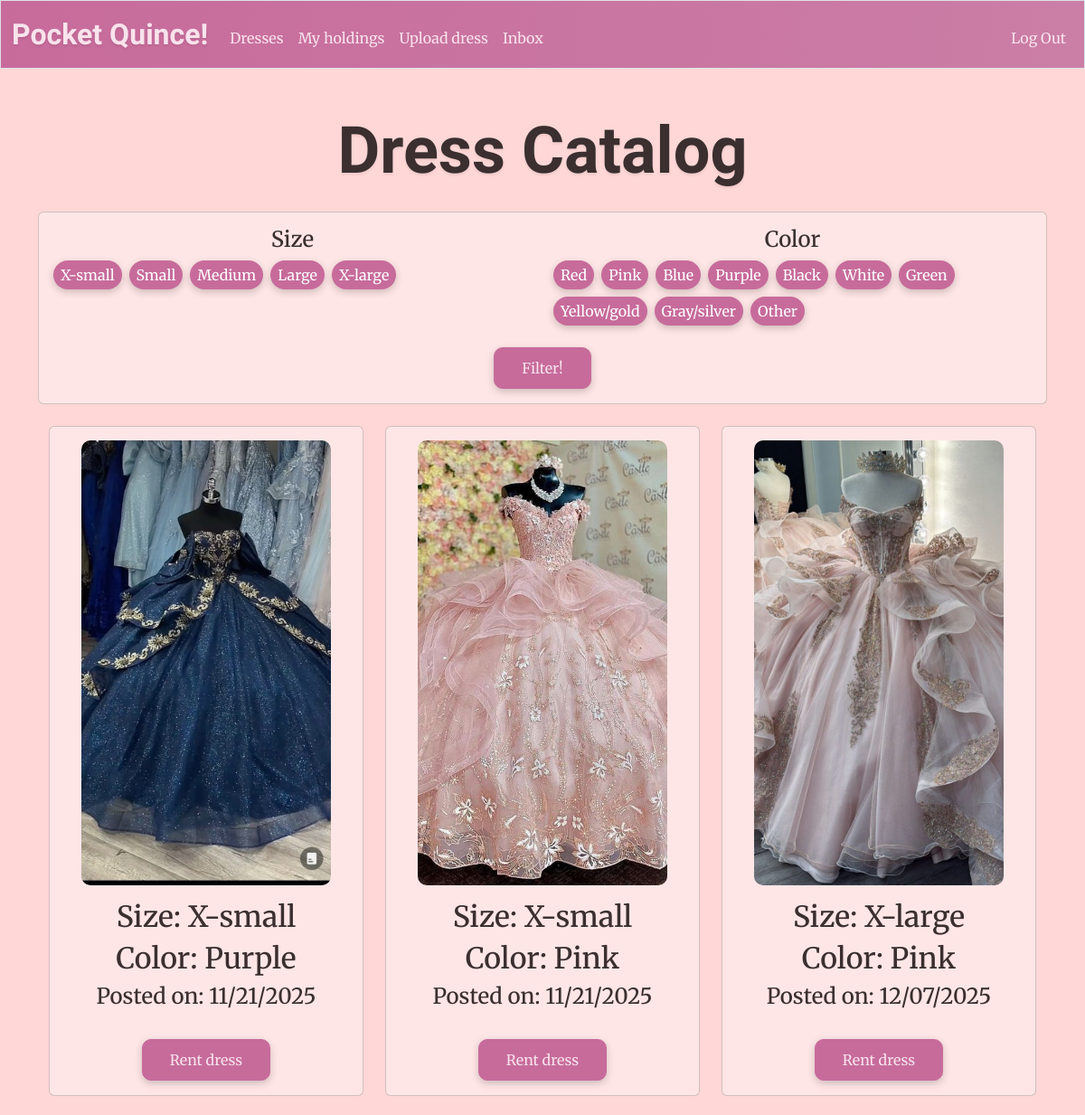
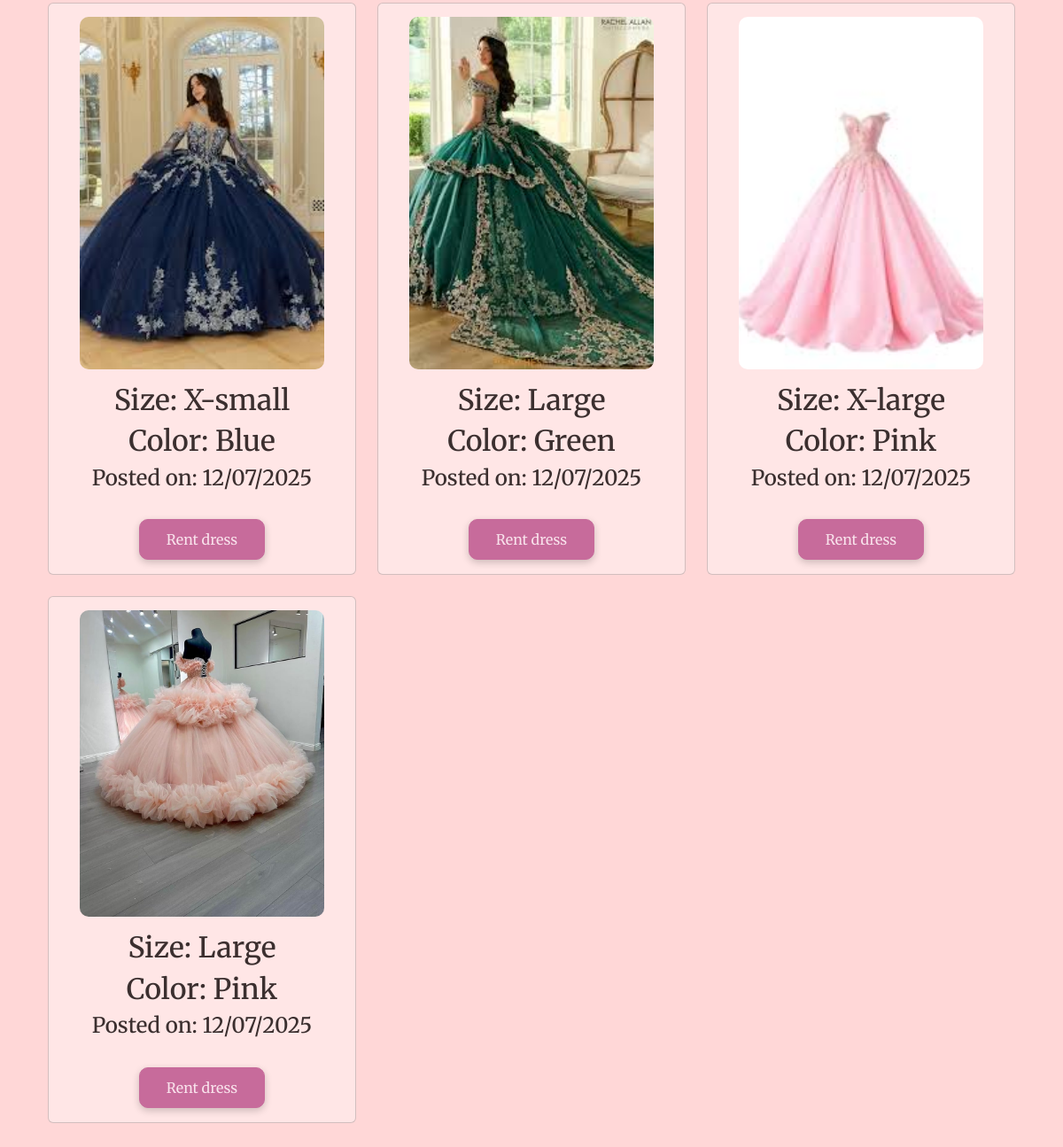
The app's page /catalog (signed in) with its own data (2 pictures, top to bottom).
### tables this page shows
CREATE TABLE dresses (
    id INTEGER PRIMARY KEY AUTOINCREMENT,
    size TEXT NOT NULL,
    color TEXT NOT NULL,
    owner INTEGER NOT NULL,
    image_url TEXT,
    time_posted TEXT NOT NULL DEFAULT CURRENT_TIMESTAMP,
    FOREIGN KEY (owner) REFERENCES users(id)
);

### app.py (the view)
@app.route("/catalog", methods = ["GET"])
@login_required
def catalog():
    sizes = request.args.getlist("size") # User selected sizes
    colors = request.args.getlist("color") # User selected colors
    db = get_db() # Establish database connection to wardrobe.db
    catalog = db.execute("SELECT * FROM dresses WHERE id NOT IN ( SELECT dress_id FROM holdings WHERE rent_end IS NULL) AND owner != ?"
    ,( session["user_id"],)).fetchall()
    filtered = [] # Empty list that will hold dress fitting filters
    for dress in catalog:
        if sizes and dress["size"] not in sizes:
            continue # Move on to next dress
        if colors and dress["color"] not in colors:
            continue # Move on to next dress
        filtered.append(dress) # Add dress to list
    catalog = filtered
    return render_template("catalog.html", catalog=catalog, formatTime=formatTime)

### app.py (called while the page is built)
def get_db():
    if "db" not in g: # Check if database connection already exists
        g.db = sqlite3.connect(DATABASE) # Open database and store connection for reuse
        g.db.row_factory = sqlite3.Row # Enable dictionary-like row access for reading
    return g.db # Return database connection

@app.after_request
def after_request(response):
    response.headers["Cache-Control"] = "no-cache, no-store, must-revalidate"
    response.headers["Expires"] = 0
    response.headers["Pragma"] = "no-cache"
    return response

### help.py (called while the page is built)
def login_required(f):
    @wraps(f)
    def decorated_function(*args, **kwargs):
        if session.get("user_id") is None:
            return redirect("/login")
        return f(*args, **kwargs)
    return decorated_function

def formatTime(value):
    try:
        date = datetime.strptime(value, "%Y-%m-%d %H:%M:%S")
        return date.strftime("%m/%d/%Y")
    except:
        return value #return original value if error occurs

### templates/catalog.html (shortened to what this page needs)
{% extends "layout.html" %}
{% block main %}
    <h1 class = "imperial mb-4">Dress Catalog</h1>
    <form action = "/catalog" method = "get">
        <div class = "card p-3 mb-4">
            <div class = "row">
                <div class = "col-md-6">
                    <h6 class = "filter-title mb-2 body-font">Size</h6>
                    <div class = "d-flex flex-wrap gap-2">
                        {% for size in ["x-small", "small", "medium", "large", "x-large"]%}
                            <label class="btn btn-outline-secondary btn-sm filter-pill body-font" for="{{ size }}">{{ size|capitalize }}</label>
                        {% endfor %}
                    </div>
                </div>
                <div class = "col-md-6">
                    <h6 class = "filter-title mb-2 body-font">Color</h6>
                    <div class = "d-flex flex-wrap gap-2">
                        {% for color in ["red", "pink", "blue", "purple", "black", "white", "green", "yellow/gold", "gray/silver", "other"] %}
                            <label class="btn btn-outline-secondary btn-sm filter-pill body-font" for="{{ color }}">{{ color|title}}</label>
                        {% endfor %}
                    </div>
                </div>
            </div>
            <br>
            <div>
                <button class = "btn btn-primary body-font" type="submit">Filter!</button>
            </div>
        </div>
    </form>
    {% if catalog|length == 0 %}
        <h3 class = "body-font">No dresses match the selected filters. Please try different filters.</h3>
    {% else %}
        <div class="container">
            <div class="row">
                {% for dress in catalog %}
                        <div class = "col-md-4 mb-4">
                            <div class = "card dress-card">
                                <img class = "catalogImage mx-auto d-block" src='{{ dress["image_url"] }}' alt="Dress Image">
                                <div class = "card-body">
                                    <h2 class = "body-font">{{ "Size: " + dress["size"]|capitalize }}</h2>
                                    <h2 class = "body-font">{{ "Color: " + dress["color"]|title }}</h2>
                                    <h4 class = "body-font">{{ "Posted on: " + formatTime(dress["time_posted"]) }}</h4>
                                    <br>
                                    <form action = "/selectDress" method = "post">
                                        <button class="btn btn-primary body-font" type="submit">Rent dress</button>
                                    </form>
                                </div>
                            </div>
                        </div>
                {% endfor %}
            </div>
        </div>
    {% endif %}
{% endblock %}

### static/style.css (style rules this page uses)
body { background-color: #FFD7D7; }
.imperial { font-family: 'Imperial Script', cursive; text-shadow: 0px 2px 3px rgba(0,0,0,0.08); font-weight: 700; font-size: 450%; color: #3B2F2F; }
.body-font { font-family: 'Merriweather', serif; color: #3B2F2F }
.btn-primary { background-color: #C76B9B; color: #F9E3EC; border-color: #C76B9B; font-size: 1rem; border-radius: 10px; padding: 10px 30px; box-shadow: 0px 3px 8px rgba(0, 0, 0, 0.2); }
.filter-title { font-family: "Merriweather", serif; color: #3B2F2F; font-size: 150%; }
.filter-pill { border-radius: 900px; font-size: 100%; background-color: #C76B9B; color: white; border: none; }
.catalogImage { width: 80%; height: 80%; max-height: 550px; object-fit: cover; object-position: center; border-radius: 10px; }
.dress-card { padding-top: 15px; height: 100%; }
.card { background-color: #FFE6E6; }
form label, form button { background-color: #C76B9B; border: 1px #C76B9B; padding: 5px 10px; border-radius: 900px; box-shadow: 0px 3px 8px rgba(0, 0, 0, 0.2); font-size: 0.8rem; height: auto; display: inline-block; width: auto; cursor: pointer; }

### records on screen
dresses: image_url (picture), size "Size: X-small", color "Color: Purple", time_posted "Posted on: 11/21/2025"
dresses: image_url (picture), size "Size: X-small", color "Color: Pink", time_posted "Posted on: 11/21/2025"
dresses: image_url (picture), size "Size: X-large", color "Color: Pink", time_posted "Posted on: 12/07/2025"
dresses: image_url (picture), size "Size: X-small", color "Color: Blue", time_posted "Posted on: 12/07/2025"
dresses: image_url (picture), size "Size: Large", color "Color: Green", time_posted "Posted on: 12/07/2025"
dresses: image_url (picture), size "Size: X-large", color "Color: Pink", time_posted "Posted on: 12/07/2025"
dresses: image_url (picture), size "Size: Large", color "Color: Pink", time_posted "Posted on: 12/07/2025"

### other values on screen
{{ size|capitalize }} "X-small" "Small" "Medium" "Large" "X-large"
{{ color|title }} "Red" "Pink" "Blue" "Purple" "Black" "White" "Green" "Yellow/gold" "Gray/silver" "Other"
